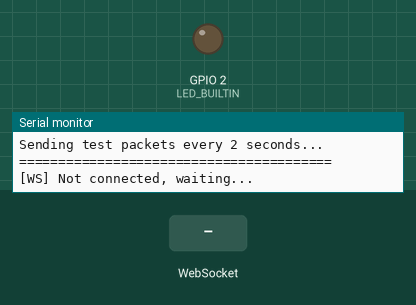
Bench run of a sketch on a simulated ESP32. Shown: output pins drawn as LEDs (lit = HIGH), the last lines printed to the serial monitor. Inputs (shaded band) come from the test bench. WiFi joins after 1.5 s; servers stay silent unless stated.

Above: at 3.7 s.
3.8 s: WebSocket text "1" received
At 5.2 s:
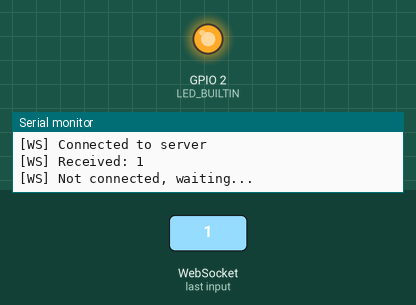
Timing chart, 0 to 6.8 s (numbered marks = the images above; inputs shaded):
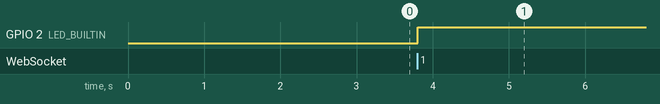

Measured:
- after the input at 3.8 s, GPIO 2 (LED_BUILTIN): LOW → HIGH at once

The sketch:

06_websocket_test.ino
```cpp
// ============================================================
// Test 06: WebSocket Communication Test
// ============================================================
// Purpose: Test ESP32 -> laptop backend WebSocket communication.
// Sends a valid SensorPacket matching actual Pydantic schema.
// ============================================================

#include <WiFi.h>
#include <WebSocketsClient.h>
#include <ArduinoJson.h>

// ============================================
// CONFIGURE THESE FOR YOUR NETWORK
// ============================================
const char* WIFI_SSID      = "LSH_515";
const char* WIFI_PASSWORD  = "87827446";
const char* PC_HOST        = "192.168.0.118"; // Your laptop IP
const int   PC_PORT        = 8000;
const char* DEVICE_ID      = "ESP32_001";
const char* PATIENT_ID     = "P001";
// ============================================

WebSocketsClient webSocket;
unsigned long sequence = 0;

#define LED_BUILTIN 2

void webSocketEvent(WStype_t type, uint8_t * payload, size_t length) {
  switch (type) {
    case WStype_DISCONNECTED:
      Serial.println("[WS] Disconnected");
      digitalWrite(LED_BUILTIN, LOW);
      break;
    case WStype_CONNECTED:
      Serial.println("[WS] Connected to server");
      digitalWrite(LED_BUILTIN, HIGH);
      break;
    case WStype_TEXT: {
      String msg = String((char*)payload);
      Serial.printf("[WS] Received: %s\n", msg.c_str());
      break;
    }
  }
}

void connectWiFi() {
  Serial.printf("Connecting to %s", WIFI_SSID);
  WiFi.begin(WIFI_SSID, WIFI_PASSWORD);

  int attempts = 0;
  while (WiFi.status() != WL_CONNECTED && attempts < 30) {
    delay(500);
    Serial.print(".");
    attempts++;
  }

  if (WiFi.status() == WL_CONNECTED) {
    Serial.printf("\n[OK] IP: %s\n", WiFi.localIP().toString().c_str());
  } else {
    Serial.println("\n[FAIL] Wi-Fi connection failed!");
    while (1) { delay(1000); }
  }
}

void connectWebSocket() {
  Serial.printf("Connecting to ws://%s:%d/ws/device/%s\n", PC_HOST, PC_PORT, DEVICE_ID);
  webSocket.begin(PC_HOST, PC_PORT, "/ws/device/" + String(DEVICE_ID));
  webSocket.onEvent(webSocketEvent);
  webSocket.setReconnectInterval(5000);
}

void sendTestPacket() {
  // Build JSON matching exact SensorPacket schema
  StaticJsonDocument<512> doc;

  doc["protocol_version"] = "1.0";
  doc["message_type"] = "sensor_data";
  doc["patient_id"] = PATIENT_ID;
  doc["device_id"] = DEVICE_ID;
  doc["sequence"] = sequence;
  doc["timestamp_ms"] = millis();
  doc["sampling_rate_hz"] = 50;

  // Hand (fake test values)
  JsonObject hand = doc.createNestedObject("hand");
  hand["ax"] = 0.12;
  hand["ay"] = -0.04;
  hand["az"] = 9.71;
  hand["gx"] = 2.30;
  hand["gy"] = 1.10;
  hand["gz"] = -0.40;

  // Shoe (fake test values)
  JsonObject shoe = doc.createNestedObject("shoe");
  shoe["ax"] = 1.24;
  shoe["ay"] = 0.33;
  shoe["az"] = 9.22;
  shoe["gx"] = 12.40;
  shoe["gy"] = 4.20;
  shoe["gz"] = 2.10;

  String json;
  serializeJson(doc, json);

  webSocket.sendTXT(json);
  Serial.printf("[TX] Packet #%lu sent\n", sequence);
  sequence++;
}

void setup() {
  Serial.begin(115200);
  delay(1000);

  Serial.println("========================================");
  Serial.println("  WebSocket Communication Test");
  Serial.println("========================================");

  pinMode(LED_BUILTIN, OUTPUT);

  connectWiFi();
  connectWebSocket();

  Serial.println("========================================");
  Serial.println("Sending test packets every 2 seconds...");
  Serial.println("========================================");
}

void loop() {
  webSocket.loop();

  static unsigned long lastSend = 0;
  if (millis() - lastSend >= 2000) {
    lastSend = millis();
    if (webSocket.isConnected()) {
      sendTestPacket();
    } else {
      Serial.println("[WS] Not connected, waiting...");
    }
  }
}
```
